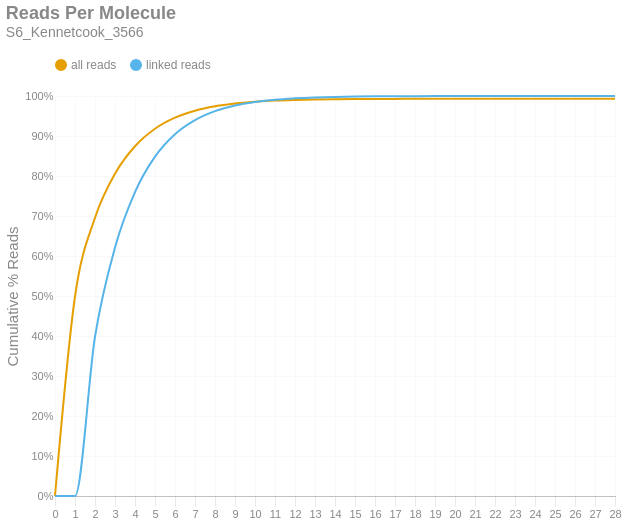

Notebook code for this chart:
### Markdown cell above
### Reads per Molecule
This chart shows the cumulative distribution of the number of reads per linked molecule. That is, how many alignments are associated with a unique molecule. This excludes the number of reads associated with invalid or absent linked-read barcodes. The `linked` histogram is the percentages recalculated when disregarding singletons.

### Code cell
if SKIPLR:
    print_html(f"Skipped")
else:
    counts = np.bincount(valids['reads'].cast(pl.Int64).to_numpy())
    weighted = counts * np.arange(len(counts))
    all_perc = weighted / n_reads
    linked_perc = weighted / n_linked_reads
    linked_perc[1] = 0
    binned_df = pl.DataFrame({
        'readsper': list(range(len(counts))),
        'all reads (cumsum)': np.cumsum(all_perc).tolist(),
        'linked reads (cumsum)': np.cumsum(linked_perc).tolist(),
    })

    with SafeRender(binned_df):
        (
            density_plot(binned_df, 'Reads Per Molecule', samplename, 'readspmol')
            .encode(
                x=alt.X('readsper:O', title=None).axis(labelAngle=0).scale(padding=0),
                y=alt.Y('value:Q', title='Cumulative % Reads').axis(format='%').stack(False),
                color=alt.Color("key:N").scale(domain=["all reads", "linked reads"]),
                tooltip=[
                    alt.Tooltip("key:N", title="Data Type"),
                    alt.Tooltip("readsper:O", title="Reads Per Molecule"),
                    alt.Tooltip("value:Q", format=".2%", title="% Reads (Cum.)")
                ]            
            )
        ).display()

### Figure 1 — Vega-Lite specification as saved in the notebook (floating-point values rounded to 4 significant figures)
{"width": "container", "height": 400, "config": {"title": {"anchor": "start", "dy": -15, "fontSize": 18, "color": "#888888", "subtitleColor": "#888888", "subtitleFontSize": 14}, "arc": {"fill": "#0072B2"}, "axis": {"domainColor": "#888888", "domainWidth": 0.5, "gridWidth": 0.2, "grid": false, "titleFontWeight": 400, "titleFontSize": 15, "labelFontSize": 11, "labelColor": "#888888", "tickColor": "#888888", "tickWidth": 0.2, "titleColor": "#888888"}, "axisBand": {"grid": false}, "axisX": {"grid": true, "tickSize": 10, "domainCap": "round"}, "axisY": {"domain": false, "grid": true, "tickSize": 0, "domainCap": "round"}, "background": "transparent", "header": {"labelFontSize": 15, "labelColor": "#888888", "titleFontSize": 15, "titleFontWeight": 600, "titleColor": "#888888"}, "legend": {"labelFont": "sans-serif", "labelFontSize": 12, "labelColor": "#888888", "symbolSize": 100, "symbolType": "circle", "titleFontSize": 12, "titlePadding": 10, "titleColor": "#888888", "title": null, "orient": "top"}, "range": {"category": ["#E69F00", "#56B4E9", "#009E73", "#F0E442", "#0072B2", "#D55E00", "#CC79A7", "#000000"], "diverging": ["#cfe8f3", "#a2d4ec", "#73bfe2", "#46abdb", "#1696d2", "#12719e"]}, "area": {"fill": "#0072B2", "fillOpacity": 0.7, "line": true, "strokeOpacity": 0.7}, "line": {"color": "#0072B2", "stroke": "#0072B2", "strokeWidth": 2}, "trail": {"color": "#0072B2", "stroke": "#0072B2", "strokeWidth": 0, "size": 1}, "point": {"filled": true, "fillOpacity": 1.0, "size": 95}, "text": {"color": "#888888", "fontSize": 11, "align": "right", "fontWeight": 400, "size": 11}, "bar": {"fill": "#0072B2", "stroke": null}, "view": {"stroke": null, "continuousWidth": 660, "continuousHeight": 400}}, "data": {"name": "data-c432ce995cf3c17c2b69bf9e55b1b5da"}, "mark": {"type": "line", "interpolate": "monotone", "point": {"opacity": 0, "size": 275}}, "encoding": {"color": {"field": "key", "scale": {"domain": ["all reads", "linked reads"]}, "type": "nominal"}, "tooltip": [{"field": "key", "title": "Data Type", "type": "nominal"}, {"field": "readsper", "title": "Reads Per Molecule", "type": "ordinal"}, {"field": "value", "format": ".2%", "title": "% Reads (Cum.)", "type": "quantitative"}], "x": {"axis": {"labelAngle": 0}, "field": "readsper", "scale": {"padding": 0}, "title": null, "type": "ordinal"}, "y": {"axis": {"format": "%"}, "field": "value", "stack": false, "title": "Cumulative % Reads", "type": "quantitative"}}, "params": [{"name": "param_c36ac31b6afebe62", "select": {"type": "point", "fields": ["key"]}, "bind": "legend"}], "title": {"text": "Reads Per Molecule", "subtitle": "S6_Kennetcook_3566"}, "transform": [{"fold": ["all reads (cumsum)", "linked reads (cumsum)"]}, {"calculate": "replace(datum.key, ' (cumsum)', '')", "as": "key"}, {"filter": {"param": "param_c36ac31b6afebe62"}}], "usermeta": {"embedOptions": {"downloadFileName": "S6_Kennetcook_3566.readspmol"}}, "$schema": "https://vega.github.io/schema/vega-lite/v6.1.0.json", "datasets": {"data-c432ce995cf3c17c2b69bf9e55b1b5da": [{"readsper": 0, "all reads (cumsum)": 0.0, "linked reads (cumsum)": 0.0}, {"readsper": 1, "all reads (cumsum)": 0.4988, "linked reads (cumsum)": 0.0}, {"readsper": 2, "all reads (cumsum)": 0.6955, "linked reads (cumsum)": 0.3981}, {"readsper": 3, "all reads (cumsum)": 0.8058, "linked reads (cumsum)": 0.6211}, {"readsper": 4, "all reads (cumsum)": 0.8743, "linked reads (cumsum)": 0.7598}, {"readsper": 5, "all reads (cumsum)": 0.9181, "linked reads (cumsum)": 0.8484}, {"readsper": 6, "all reads (cumsum)": 0.9458, "linked reads (cumsum)": 0.9044}, {"readsper": 7, "all reads (cumsum)": 0.9632, "linked reads (cumsum)": 0.9396}, {"readsper": 8, "all reads (cumsum)": 0.9743, "linked reads (cumsum)": 0.9621}, {"readsper": 9, "all reads (cumsum)": 0.9814, "linked reads (cumsum)": 0.9764}, {"readsper": 10, "all reads (cumsum)": 0.9857, "linked reads (cumsum)": 0.9851}, {"readsper": 11, "all reads (cumsum)": 0.9885, "linked reads (cumsum)": 0.9908}, {"readsper": 12, "all reads (cumsum)": 0.9901, "linked reads (cumsum)": 0.9941}, {"readsper": 13, "all reads (cumsum)": 0.9912, "linked reads (cumsum)": 0.9963}, {"readsper": 14, "all reads (cumsum)": 0.9919, "linked reads (cumsum)": 0.9977}, {"readsper": 15, "all reads (cumsum)": 0.9924, "linked reads (cumsum)": 0.9986}, {"readsper": 16, "all reads (cumsum)": 0.9926, "linked reads (cumsum)": 0.9991}, {"readsper": 17, "all reads (cumsum)": 0.9928, "linked reads (cumsum)": 0.9994}, {"readsper": 18, "all reads (cumsum)": 0.9929, "linked reads (cumsum)": 0.9996}, {"readsper": 19, "all reads (cumsum)": 0.9929, "linked reads (cumsum)": 0.9998}, {"readsper": 20, "all reads (cumsum)": 0.993, "linked reads (cumsum)": 0.9999}, {"readsper": 21, "all reads (cumsum)": 0.993, "linked reads (cumsum)": 0.9999}, {"readsper": 22, "all reads (cumsum)": 0.993, "linked reads (cumsum)": 0.9999}, {"readsper": 23, "all reads (cumsum)": 0.993, "linked reads (cumsum)": 1.0}, {"readsper": 24, "all reads (cumsum)": 0.993, "linked reads (cumsum)": 1.0}, {"readsper": 25, "all reads (cumsum)": 0.993, "linked reads (cumsum)": 1.0}, {"readsper": 26, "all reads (cumsum)": 0.9931, "linked reads (cumsum)": 1.0}, {"readsper": 27, "all reads (cumsum)": 0.9931, "linked reads (cumsum)": 1.0}, {"readsper": 28, "all reads (cumsum)": 0.9931, "linked reads (cumsum)": 1.0}]}}
